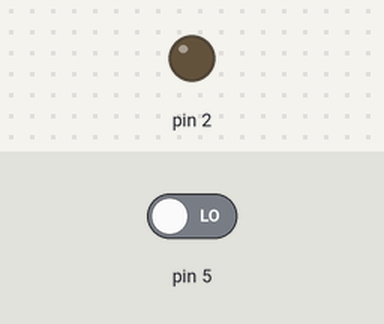
Simulated run of this sketch. Board: Arduino Uno, built with avr-gcc and run on an emulated ATmega328P. On the bench: output pins drawn as LEDs (lit = HIGH). The test bench sets the inputs (shaded band); at power-on: pin 5 LOW.

Above: at 1.2 s.
1.3 s: pin 5 driven HIGH
At 2.6 s:
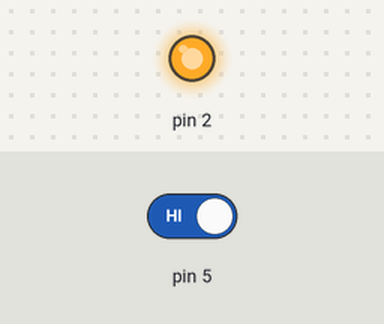
Timing chart, 0 to 4.3 s (numbered marks = the images above; inputs shaded):
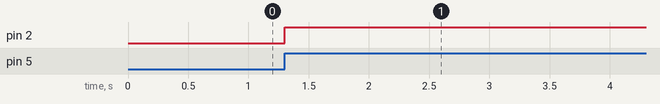

Measured:
- after the input at 1.3 s, pin 2: LOW → HIGH at once

The sketch:

Programa2-LEDeBotao.ino
```cpp
// definição das variáveis do programa
int botao;
int estadoAnterior = 0;
int estadoBotao = LOW;

void setup() {
  // definição da porta de saída
  pinMode (2,OUTPUT);
  // definição da porta de entrada
  pinMode (5,INPUT);

}

void loop() {
  // lê a informação na porta 5 e armazena na variável 'botao'
  botao = digitalRead(5);

  //se o botao estiver com nível HIGH e o valor anterior for LOW
  if (botao == HIGH && estadoAnterior == LOW){
    // interte o valor do estadoBotao
    estadoBotao =! estadoBotao;
  }

  // escreve na porta 2 o valor que estiver em estadoBotao
  digitalWrite (2, estadoBotao);

  // escreve na variável estadoAnterior qual o valor em 'botao'
  estadoAnterior = botao;
  delay(50);

}
```
